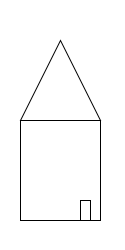
Frame 1 (no input)
Frame 60 (the mouse pressed at the canvas centre just before this capture): identical to frame 1, image omitted
Frame 120 (the mouse held since frame 60 and released just before this capture): identical to frame 1, image omitted

The Processing sketch that drew this single still picture (run headless with seeded random() and noise(); from frame 60 on, the mouse is pressed at the canvas centre):

// Processing sketch: a_1_1
// ── a_1_1.pde
void setup(){
  size(125, 250);
}
void draw(){
  background(255);
  triangle(20, 120, 100, 120, 60, 40);
  rect(20,120,80,100);
  rect(80,200,10,20);
}
